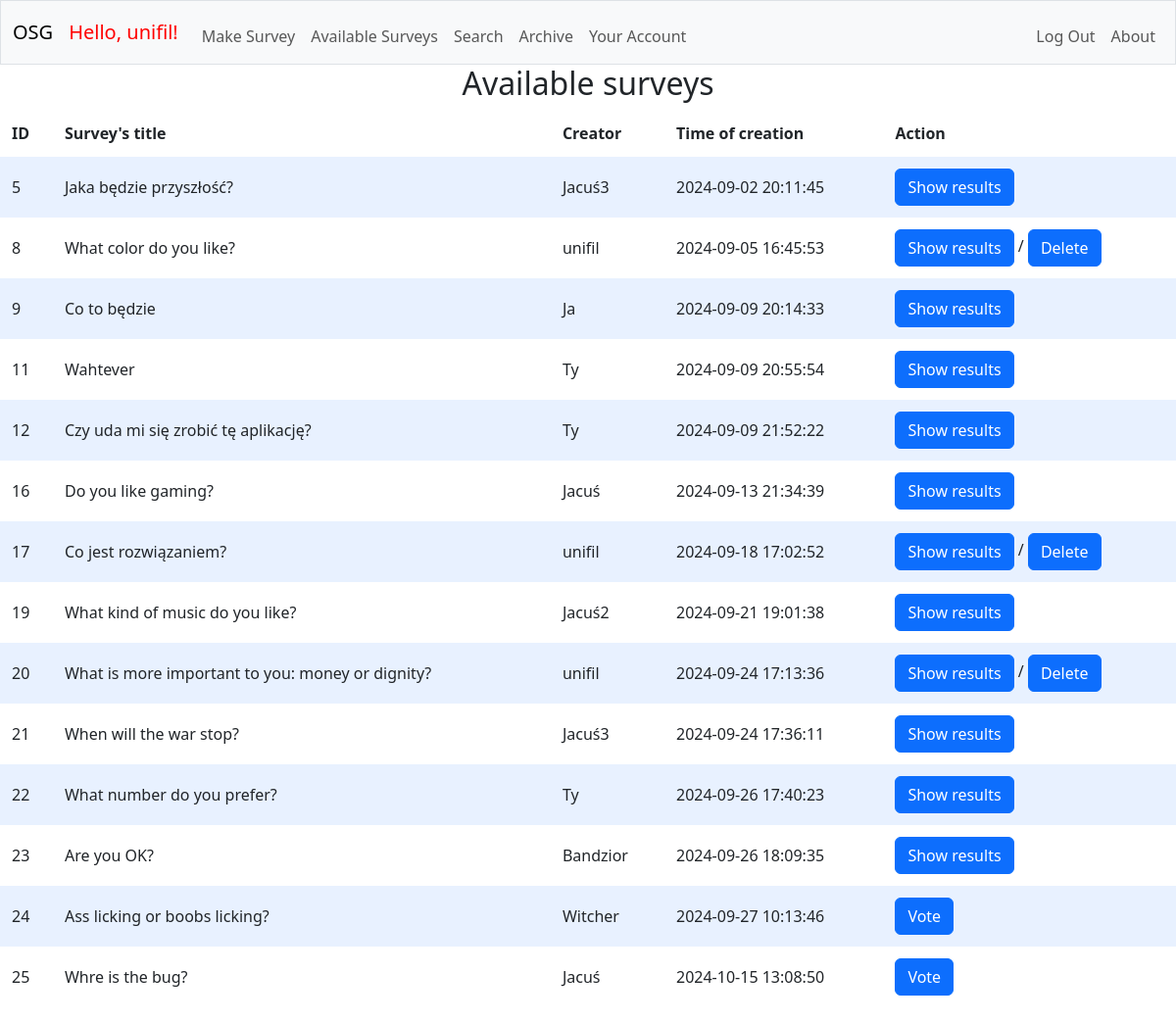
/surveys (signed in), run on the app's committed database.
### tables this page shows
CREATE TABLE users (id INTEGER PRIMARY KEY AUTOINCREMENT NOT NULL, username TEXT NOT NULL, hash TEXT NOT NULL);

CREATE TABLE surveys (id INTEGER PRIMARY KEY AUTOINCREMENT NOT NULL, creator TEXT NOT NULL, question TEXT NOT NULL, time DATETIME NOT NULL, status TEXT NOT NULL DEFAULT 'active', FOREIGN KEY (creator) REFERENCES users(id));

### app.py (the view)
@app.route("/surveys", methods=["GET", "POST"])
@login_required
def surveys():
    if request.method == "GET":
        surveys = db.execute("SELECT surveys.id AS survey_id, surveys.question, surveys.time, users.username FROM surveys JOIN users ON users.id = surveys.creator WHERE status = 'active'")
        user = db.execute("SELECT username FROM users WHERE id = ?", session["user_id"])[0]["username"]
        vote_check = []
        surveys_voted = db.execute("SELECT * FROM voted WHERE user = ?", session['user_id'])
        for survey in surveys_voted:
            vote_check.append(survey['survey'])
        return render_template("surveys.html", surveys=surveys, user=user, vote_check=vote_check)

### app.py (called while the page is built)
@app.after_request
def after_request(response):
    response.headers["Cache-Control"] = "no-cache, no-store, must-revalidate"
    response.headers["Expires"] = 0
    response.headers["Pragma"] = "no-cache"
    return response

### helpers.py (called while the page is built)
def login_required(f):
    @wraps(f) #keeps the attributes of the original function
    def decorated_function(*args, **kwargs):
        if session.get("user_id") is None:
            return redirect('/osurgen/login')
        return f(*args, **kwargs)
    return decorated_function

### templates/surveys.html (shortened to what this page needs)
{% extends "layout.html" %}
{% block main %}
<h2 style="text-align: center";>Available surveys</h2>
<table>
    <thead>
        <tr>
            <th>ID</th>
            <th>Survey's title</th>
            <th>Creator</th>
            <th>Time of creation</th>
            <th>Action</th>
        </tr>
    </thead>
    <tbody>
        {% for survey in surveys %}
            <form action="/osurgen/handle_form" method="post">
                <tr>
                    <td>{{ survey['survey_id'] }}</td>
                    <td>{{ survey['question'] }}</td>
                    <td>{{ survey['username'] }}</td>
                    <td>{{ survey['time'] }}</td>
                    <td>
                    {% if survey['survey_id'] in vote_check: %}
                        <button class="btn btn-primary" type="submit" name="action" value="results">Show results</button>
                    {% else: %}
                        <button class="btn btn-primary" type="submit" name="action" value="vote">Vote</button>
                    {% endif %}
                    {% if user == survey["username"]: %}
                        /
                            <button class="btn btn-primary" type="submit" name="action" value="delete">Delete</button>
                    {% endif %}
                    </td>
                </tr>
            </form>
        {% endfor %}
    </tbody>
</table>
{% endblock %}

### templates/layout.html (shortened to what this page needs)
<!DOCTYPE html>
<html lang="en">
<head>
    <link href="https://cdn.jsdelivr.net/npm/bootstrap@5.3.3/dist/css/bootstrap.min.css" rel="stylesheet">
    <link href="/osurgen/static/styles.css" rel="stylesheet">
</head>
<body>
  <nav class="bg-light border navbar navbar-expand-md navbar-light">
    <div class="container-fluid">
        <a class="navbar-brand" href="{{ url_for('index') }}"><span>OSG</span></a>
        {% if session["user_id"] %}
        <a class="navbar-brand" href="{{ url_for('account') }}"><span id="hello">Hello, {{ session["username"]  }}!</span></a>
        {% endif %}
        <div class="collapse navbar-collapse" id="navbar">
            {% if session["user_id"] %}
                <ul class="navbar-nav me-auto mt-2">
                    <li class="nav-item"><a class="nav-link" href="{{ url_for('generate') }}">Make Survey</a></li>
                    <li class="nav-item"><a class="nav-link" href="{{ url_for('surveys') }}">Available Surveys</a></li>
                    <li class="nav-item"><a class="nav-link" href="{{ url_for('search') }}">Search</a></li>
                    <li class="nav-item"><a class="nav-link" href="{{ url_for('archive') }}">Archive</a></li>
                    <li class="nav-item"><a class="nav-link" href="{{ url_for('account') }}">Your Account</a></li>
                </ul>
                <ul class="navbar-nav ms-auto mt-2">
                    <li class="nav-item"><a class="nav-link" href="{{ url_for('logout') }}">Log Out</a></li>
                    <li class="nav-item"><a class="nav-link" href="{{ url_for('about') }}">About</a></li>
                </ul>
            {% endif %}
        </div>
    </div>
</nav>
<main>
  {% block main %}{% endblock %}
</main>
</body>
</html>

### static/styles.css (style rules this page uses)
table { background-color: transparent; margin-bottom: 1rem; width: 100%; }
table th, table td { padding: 0.75rem; vertical-align: middle; }
tbody tr:nth-of-type(odd) { background-color: rgb(179, 208, 255, 0.3) }
#hello { color: red; }

### data on the page
users: username "unifil"
surveys: survey_id "5", question "Jaka będzie przyszłość?", username "Jacuś3", time "2024-09-02 20:11:45", shows "Show results"
surveys: survey_id "8", question "What color do you like?", username "unifil", time "2024-09-05 16:45:53", shows "Show results", shows "Delete"
surveys: survey_id "9", question "Co to będzie", username "Ja", time "2024-09-09 20:14:33", shows "Show results"
surveys: survey_id "11", question "Wahtever", username "Ty", time "2024-09-09 20:55:54", shows "Show results"
surveys: survey_id "12", question "Czy uda mi się zrobić tę aplikację?", username "Ty", time "2024-09-09 21:52:22", shows "Show results"
surveys: survey_id "16", question "Do you like gaming?", username "Jacuś", time "2024-09-13 21:34:39", shows "Show results"
surveys: survey_id "17", question "Co jest rozwiązaniem?", username "unifil", time "2024-09-18 17:02:52", shows "Show results", shows "Delete"
surveys: survey_id "19", question "What kind of music do you like?", username "Jacuś2", time "2024-09-21 19:01:38", shows "Show results"
surveys: survey_id "20", question "What is more important to you: money or dignity?", username "unifil", time "2024-09-24 17:13:36", shows "Show results", shows "Delete"
surveys: survey_id "21", question "When will the war stop?", username "Jacuś3", time "2024-09-24 17:36:11", shows "Show results"
surveys: survey_id "22", question "What number do you prefer?", username "Ty", time "2024-09-26 17:40:23", shows "Show results"
surveys: survey_id "23", question "Are you OK?", username "Bandzior", time "2024-09-26 18:09:35", shows "Show results"
surveys: survey_id "24", question "Ass licking or boobs licking?", username "Witcher", time "2024-09-27 10:13:46", shows "Vote"
surveys: survey_id "25", question "Whre is the bug?", username "Jacuś", time "2024-10-15 13:08:50", shows "Vote"
